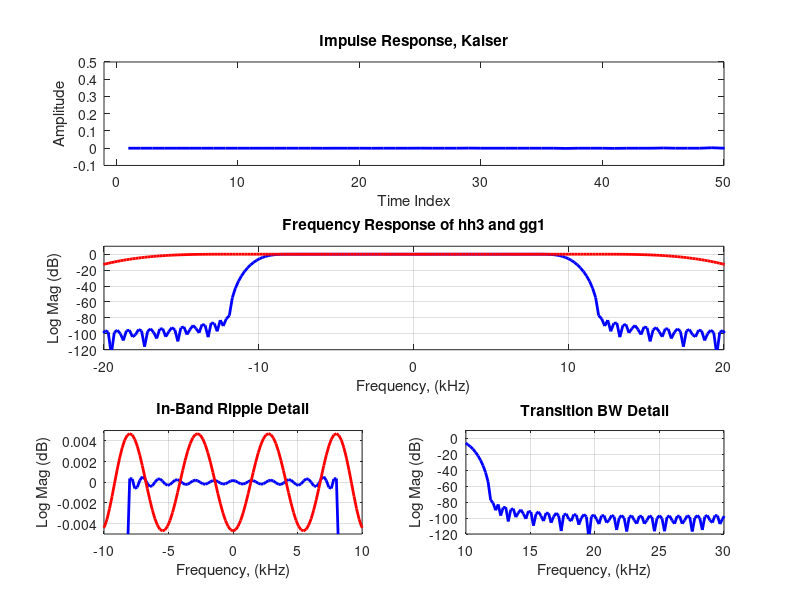

Reproduce this figure in MATLAB.
fs1 = 50;
fs2 = 200;
f1 = 8; 
f2 = 12; 
A_dB = 80;

Beta = A_dB/10; %if A_dB < 40 dB have to reduce Beta
M = floor((fs1/(f2-f1))*A_dB/15); %For windowed design, A_dB/22

if rem(M,2)==0 %we want N to be an odd integer 
    M=M+1;  
end

MM=(M-1)/2; %Compute end points of array interval, NN
phi=2*pi*(-MM:MM)*(f1+f2)/(2*fs1); %compute phase argument of sinc filter
 
h=sin(phi)./phi; %unscaled sinc filter h
h(MM+1)=1; %correct failed 0/0 computation
h0=h.*kaiser(2*MM+1,Beta)'; %Apply window to obtain Stopband Ripple
h2=h0*(f2+f1)/fs1; %Scale filter gain f0/fs

hh3 = zeros(1,4*length(h2));
hh3(1:4:end) = h2;

r2 = 0.01;
dev2 = [(10^(r2/20)-1)/(10^(r2/20)+1) 10^(-A_dB/20)]; 
[n_g2, fo_g2, ao_g2, w_g2] = firpmord([fs2/8 fs2/4], [1 0], dev2, 2*fs2);
gg1 = firpm(n_g2, fo_g2, ao_g2, w_g2);

figure(211)
subplot(3,1,1)
grid on
plot(hh3,'b','linewidth',2)
axis([-1 50 -0.1 0.5])
title('Impulse Response, Kaiser')
xlabel('Time Index')
ylabel('Amplitude')

fh=fftshift(20*log10(abs(fft(hh3,1024))));
fh2=fftshift(20*log10(abs(fft(gg1,1024))));

subplot(3,1,2)
plot([-0.5:1/1024:0.5-1/1024]*fs2,fh,'b','linewidth',2)
hold on
plot([-0.5:1/1024:0.5-1/1024]*fs2,fh2,'r','linewidth',2)
hold off
grid on
axis([-20 +20 -120 10])
title('Frequency Response of hh3 and gg1')
xlabel('Frequency, (kHz)')
ylabel('Log Mag (dB)')

subplot(3,2,5)
plot([-0.5:1/1024:0.5-1/1024]*fs2,fh,'b','linewidth',2)
grid on
hold on 
plot([-0.5:1/1024:0.5-1/1024]*fs2,fh2,'r','linewidth',2)
hold off
axis([-10 +10 -0.005 0.005])
title('In-Band Ripple Detail')
xlabel('Frequency, (kHz)')
ylabel('Log Mag (dB)')

subplot(3,2,6)
plot([-0.5:1/1024:0.5-1/1024]*fs2,fh,'b','linewidth',2)
grid on
axis([10 +30 -120 10])
title('Transition BW Detail')
xlabel('Frequency, (kHz)')
ylabel('Log Mag (dB)')

